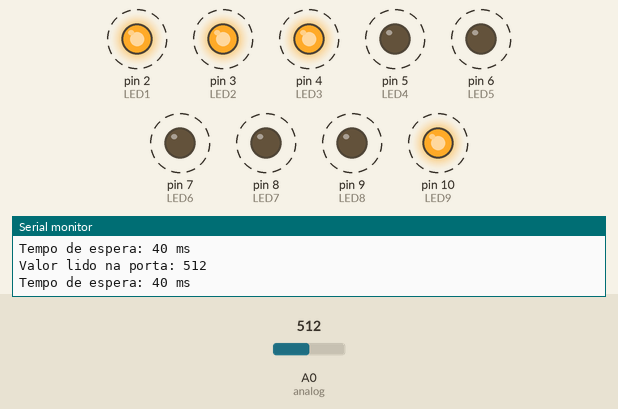
Bench run of a sketch on a simulated Arduino Uno, built with avr-gcc and run on an emulated ATmega328P. Shown: output pins drawn as LEDs (lit = HIGH), the last lines printed to the serial monitor. Dashed ring = blinking. The inputs (shaded band) are chosen by the test bench; at power-on: A0 (analog) = 512.

Above: at 1.2 s.
1.3 s: A0 (analog) set to 711
At 1.5 s:
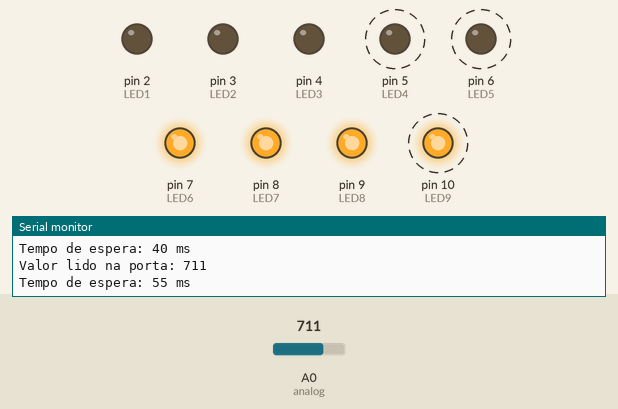
4.3 s: A0 (analog) set to 739
7.3 s: A0 (analog) set to 306
At 8.2 s:
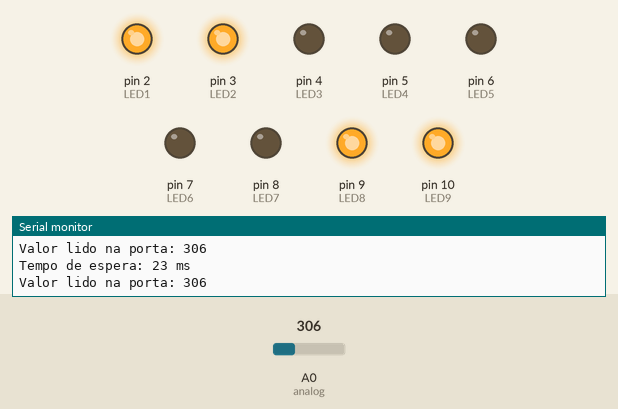
10.3 s: A0 (analog) set to 100
At 11.22 s:
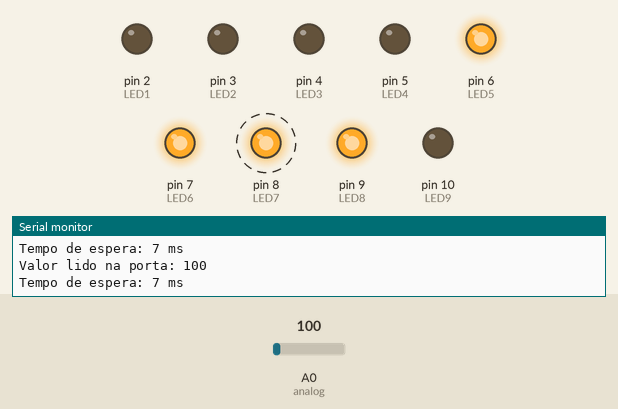
At 12.44 s:
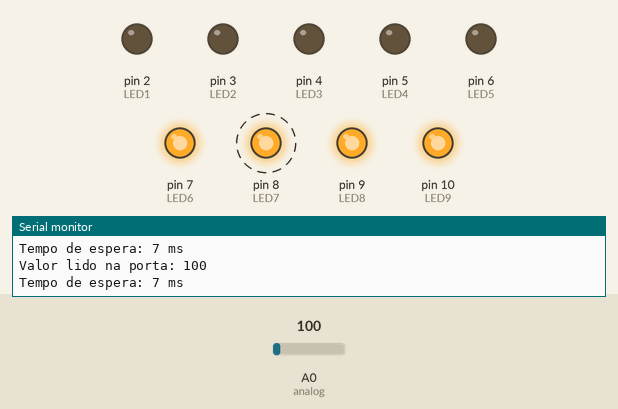
13.3 s: A0 (analog) set to 80
16.3 s: A0 (analog) set to 40
Timing chart, 0 to 32.6 s (numbered marks = the images above; inputs shaded):
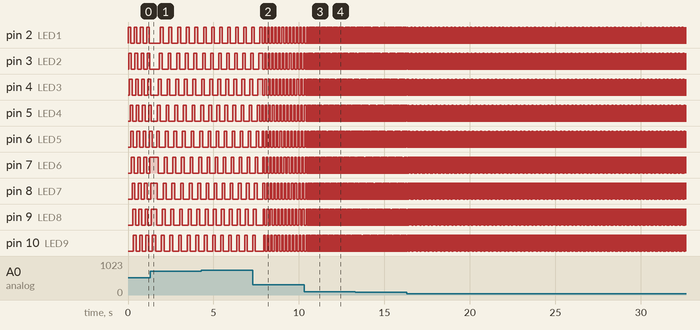

Measured:
- after the input at 1.3 s, pin 2 (LED1): alternates HIGH for 0.17 s and LOW for 0.34 s, starting after 0.59 s; pin 3 (LED2): alternates HIGH for 0.17 s and LOW for 0.34 s, starting after 0.54 s
- after the input at 10.3 s, pin 8 (LED7): alternates HIGH for 0.03 s and LOW for 0.04 s, starting after 0.21 s
- by itself, pin 2 (LED1), pin 3 (LED2), pin 5 (LED4), pin 6 (LED5), pin 7 (LED6), pin 10 (LED9): alternates HIGH for 0.16 s and LOW for 0.20 s
- by itself, pin 4 (LED3): alternates HIGH for 0.01 s and LOW for 0.04 s
- by itself, pin 9 (LED8): alternates HIGH for 0.04 s and LOW for 0.02 s

The sketch:

controlando9LEDs.ino
```cpp
#define LED1 2
#define LED2 3
#define LED3 4
#define LED4 5
#define LED5 6
#define LED6 7
#define LED7 8
#define LED8 9
#define LED9 10
#define analog A0

int espera, espera1, espera2;

void setup() {
  pinMode(LED1, OUTPUT);
  pinMode(LED2, OUTPUT);
  pinMode(LED3, OUTPUT);
  pinMode(LED4, OUTPUT);
  pinMode(LED5, OUTPUT);
  pinMode(LED6, OUTPUT);
  pinMode(LED7, OUTPUT);
  pinMode(LED8, OUTPUT);
  pinMode(LED9, OUTPUT);
  Serial.begin(9600);
}
void loop() {
  Serial.print("Valor lido na porta: ");
  Serial.println(analogRead(analog));
  espera = map(analogRead(analog), 0, 1023, 0, 80);
  Serial.print("Tempo de espera: ");
  Serial.print(espera);
  Serial.println(" ms");
  Serial.println();
  //Regra para as esperas
  espera1 = espera;
  espera2= -2*espera + 166;

  //Controle dos leds
  if (espera < 50) {
    digitalWrite(LED6, LOW);
    digitalWrite(LED1, HIGH);
    delay(espera1);
    digitalWrite(LED7, LOW);
    digitalWrite(LED2, HIGH);
    delay(espera1);
    digitalWrite(LED8, LOW);
    digitalWrite(LED3, HIGH);
    delay(espera1);
    digitalWrite(LED9, LOW);
    digitalWrite(LED4, HIGH);
    delay(espera1);
    digitalWrite(LED1, LOW);
    digitalWrite(LED5, HIGH);
    delay(espera1);
    digitalWrite(LED2, LOW);
    digitalWrite(LED6, HIGH);
    delay(espera1);
    digitalWrite(LED3, LOW);
    digitalWrite(LED7, HIGH);
    delay(espera1);
    digitalWrite(LED4, LOW);
    digitalWrite(LED8, HIGH);
    delay(espera1);
    digitalWrite(LED5, LOW);
    digitalWrite(LED9, HIGH);
    delay(espera1);
  }
  else {
    digitalWrite(LED3, LOW);
    digitalWrite(LED9, HIGH);
    delay(espera2);
    digitalWrite(LED2, LOW);
    digitalWrite(LED8, HIGH);
    delay(espera2);
    digitalWrite(LED1, LOW);
    digitalWrite(LED7, HIGH);
    delay(espera2);
    digitalWrite(LED9, LOW);
    digitalWrite(LED6, HIGH);
    delay(espera2);
    digitalWrite(LED8, LOW);
    digitalWrite(LED5, HIGH);
    delay(espera2);
    digitalWrite(LED7, LOW);
    digitalWrite(LED4, HIGH);
    delay(espera2);
    digitalWrite(LED6, LOW);
    digitalWrite(LED3, HIGH);
    delay(espera2);
    digitalWrite(LED5, LOW);
    digitalWrite(LED2, HIGH);
    delay(espera2);
    digitalWrite(LED4, LOW);
    digitalWrite(LED1, HIGH);
    delay(espera2);
  }
}
```
